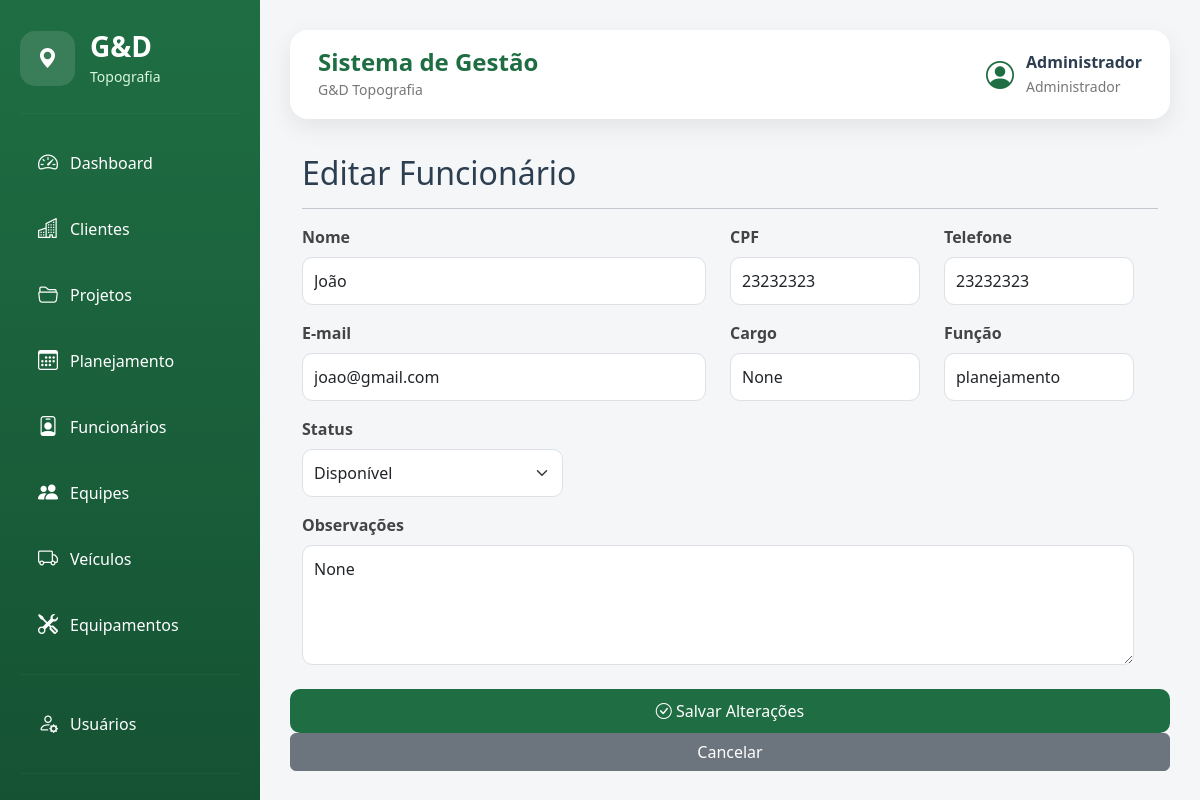
Page /funcionarios/editar/1 (signed in) on the committed database.
### models/usuario.py (models this page shows, shortened)
class Usuario(UserMixin, db.Model):
    __tablename__ = "usuarios"
    id = db.Column(db.Integer, primary_key=True)
    nome = db.Column(db.String(100), nullable=False)
    email = db.Column(db.String(120), unique=True, nullable=False)
    senha = db.Column(db.String(255), nullable=False)
    perfil = db.Column(
        db.String(50),
        nullable=False,
        default="Administrador"
    )
    ativo = db.Column(
        db.Boolean,
        nullable=False,
        default=True
    )
    data_criacao = db.Column(
        db.DateTime,
        default=datetime.utcnow
    )
    ultimo_login = db.Column(
        db.DateTime,
        nullable=True
    )
    ultimo_acesso = db.Column(
        db.DateTime,
        nullable=True
    )
    foto = db.Column(
        db.String(255),
        nullable=True
    )
    telefone = db.Column(
        db.String(20),
        nullable=True
    )
    observacoes = db.Column(
        db.Text,
        nullable=True
    )

### models/funcionario.py (models this page shows, shortened)
class Funcionario(db.Model):
    __tablename__ = "funcionarios"
    id = db.Column(db.Integer, primary_key=True)
    nome = db.Column(db.String(150), nullable=False)
    cpf = db.Column(db.String(14))
    telefone = db.Column(db.String(20))
    email = db.Column(db.String(150))
    cargo = db.Column(db.String(80))
    funcao = db.Column(db.String(80))
    status = db.Column(
        db.String(20),
        default="Disponível"
    )
    observacoes = db.Column(db.Text)

### routes/funcionarios.py (the view)
@funcionarios.route("/funcionarios/editar/<int:id>")
@login_required
def editar_funcionario(id):
    funcionario = Funcionario.query.get_or_404(id)
    return render_template(
        "editar_funcionario.html",
        funcionario=funcionario
    )

### app.py (called while the page is built)
@app.context_processor
def inject_csrf_token():
    return dict(csrf_token=generate_csrf)

@login_manager.user_loader
def load_user(user_id):
    return Usuario.query.get(int(user_id))

### templates/editar_funcionario.html (shortened to what this page needs)
{% extends "layout/base.html" %}
{% block content %}
<div class="container-fluid">
    <h2>Editar Funcionário</h2>
    <hr>
    <form action="/funcionarios/atualizar/{{ funcionario.id }}" method="POST">
        <form action="/clientes/salvar" method="POST">
    <div class="row">
        <div class="row">
            <div class="col-md-6 mb-3">
                <label class="form-label">Nome</label>
                <input
                    type="text"
                    class="form-control"
                    name="nome"
                    value="{{ funcionario.nome }}"
                    required>
            </div>
            <div class="col-md-3 mb-3">
                <label class="form-label">CPF</label>
                <input
                    type="text"
                    class="form-control"
                    name="cpf"
                    value="{{ funcionario.cpf }}">
            </div>
            <div class="col-md-3 mb-3">
                <label class="form-label">Telefone</label>
                <input
                    type="text"
                    class="form-control"
                    name="telefone"
                    value="{{ funcionario.telefone }}">
            </div>
            <div class="col-md-6 mb-3">
                <label class="form-label">E-mail</label>
                <input
                    type="email"
                    class="form-control"
                    name="email"
                    value="{{ funcionario.email }}">
            </div>
            <div class="col-md-3 mb-3">
                <label class="form-label">Cargo</label>
                <input
                    type="text"
                    class="form-control"
                    name="cargo"
                    value="{{ funcionario.cargo }}">
            </div>
            <div class="col-md-3 mb-3">
                <label class="form-label">Função</label>
                <input
                    type="text"
                    class="form-control"
                    name="funcao"
                    value="{{ funcionario.funcao }}">
            </div>
            <div class="col-md-4 mb-3">
                <label class="form-label">Status</label>
                <select
                    class="form-select"
                    name="status">
                    <option {% if funcionario.status=="Disponível" %}selected{% endif %}>Disponível</option>
                </select>
            </div>
            <div class="col-md-12 mb-4">
                <label class="form-label">Observações</label>
                <textarea
                    class="form-control"
                    rows="4"
                    name="observacoes">{{ funcionario.observacoes }}</textarea>
            </div>
        </div>
        <button class="btn btn-success">
            <i class="bi bi-check-circle"></i>
            Salvar Alterações
        </button>
        <a href="/funcionarios" class="btn btn-secondary">
            Cancelar
        </a>
    </form>
</div>
{% endblock %}

### templates/layout/base.html (shortened to what this page needs)
<!DOCTYPE html>
<html lang="pt-BR">
<head>
    <link href="https://cdn.jsdelivr.net/npm/bootstrap@5.3.3/dist/css/bootstrap.min.css" rel="stylesheet">
    <link href="https://cdn.jsdelivr.net/npm/bootstrap-icons@1.11.3/font/bootstrap-icons.css" rel="stylesheet">
    <link rel="stylesheet" href="{{ url_for('static', filename='css/style.css') }}">
</head>
<body>
    <div class="sidebar">
        <div class="logo">
            <div class="logo-icon">
                <i class="bi bi-geo-alt-fill"></i>
            </div>
            <div>
                <h3>G&D</h3>
                <small>Topografia</small>
            </div>
        </div>
        <hr>
        <a href="{{ url_for('dashboard.inicio') }}">
            <i class="bi bi-speedometer2"></i>
            <span>Dashboard</span>
        </a>
        <a href="{{ url_for('clientes.listar_clientes') }}">
            <i class="bi bi-buildings"></i>
            <span>Clientes</span>
        </a>
        <a href="{{ url_for('projetos.listar_projetos') }}">
            <i class="bi bi-folder2-open"></i>
            <span>Projetos</span>
        </a>
        <a href="{{ url_for('planejamento.listar_planejamento') }}">
            <i class="bi bi-calendar3"></i>
            <span>Planejamento</span>
        </a>
        <a href="{{ url_for('funcionarios.listar_funcionarios') }}">
            <i class="bi bi-person-badge"></i>
            <span>Funcionários</span>
        </a>
        <a href="{{ url_for('equipes.listar_equipes') }}">
            <i class="bi bi-people-fill"></i>
            <span>Equipes</span>
        </a>
        <a href="{{ url_for('veiculos.listar_veiculos') }}">
            <i class="bi bi-truck"></i>
            <span>Veículos</span>
        </a>
        <a href="{{ url_for('equipamentos.listar_equipamentos') }}">
            <i class="bi bi-tools"></i>
            <span>Equipamentos</span>
        </a>
        <hr>
        <a href="{{ url_for('usuarios.listar_usuarios') }}">
            <i class="bi bi-person-gear"></i>
            <span>Usuários</span>
        </a>
        <hr>
        <a href="{{ url_for('auth.logout') }}">
        </a>
    </div>
    <div class="conteudo">
        <div class="topbar">
            <div>
                <h4>Sistema de Gestão</h4>
                <small>G&D Topografia</small>
            </div>
            <div class="topbar-right">
                <div class="usuario">
                    <i class="bi bi-person-circle fs-3"></i>
                    <div>
                        <strong>
                            {{ current_user.nome }}
                        </strong>
                        <small>
                            {{ current_user.perfil }}
                        </small>
                    </div>
                </div>
            </div>
        </div>
        {% block content %}
        {% endblock %}
    </div>
</body>
</html>

### static/css/style.css (style rules this page uses)
:root { --verde-principal:#1F6E43; --verde-secundario:#2E8B57; --verde-escuro:#155233; --cinza-claro:#F4F6F8; --cinza:#D8DEE4; --texto:#2C3E50; --branco:#FFFFFF; --sombra:0 8px 25px rgba(0,0,0,.08); --radius:18px; }
* { margin:0; padding:0; box-sizing:border-box; }
body { background:var(--cinza-claro); font-family:"Segoe UI",Tahoma,Geneva,Verdana,sans-serif; color:var(--texto); overflow-x:hidden; }
.sidebar { position:fixed; top:0; left:0; width:260px; height:100vh; background:linear-gradient( 180deg, var(--verde-principal), var(--verde-escuro) ); color:white; padding:30px 20px; overflow-y:auto; overflow-x:hidden; z-index:1000; }
.logo { display:flex; align-items:center; gap:15px; margin-bottom:25px; }
.logo-icon { width:55px; height:55px; border-radius:15px; background:rgba(255,255,255,.12); display:flex; align-items:center; justify-content:center; font-size:28px; }
.logo h3 { margin:0; font-weight:700; }
.logo small { color:#d9f6df; }
.sidebar hr { border-color:rgba(255,255,255,.15); margin:20px 0; }
.sidebar a { display:flex; align-items:center; gap:12px; color:white; text-decoration:none; padding:14px 18px; border-radius:12px; margin-bottom:8px; transition:.25s; }
.sidebar i { font-size:20px; }
.conteudo { margin-left:260px; width:calc(100% - 260px); min-height:100vh; padding:30px; }
.topbar { background:white; border-radius:18px; padding:18px 28px; display:flex; justify-content:space-between; align-items:center; margin-bottom:35px; box-shadow:var(--sombra); }
.topbar h4 { margin:0; color:var(--verde-principal); font-weight:700; }
.topbar small { color:#777; }
.topbar-right { display:flex; align-items:center; gap:20px; }
.usuario { display:flex; align-items:center; gap:12px; }
.usuario i { color:var(--verde-principal); }
.usuario strong { display:block; }
.usuario small { color:#777; }
.btn-success { background:var(--verde-principal); border:none; border-radius:10px; padding:10px 18px; }
.form-control, .form-select { border-radius:10px; padding:11px; }
.form-label { font-weight:600; color:#444; }

### rows in the picture
Usuario: nome "Administrador", perfil "Administrador"
Funcionario: nome "João", cpf "23232323", telefone "23232323", email "joao@gmail.com", cargo "None", funcao "planejamento", status "Disponível", observacoes "None"
